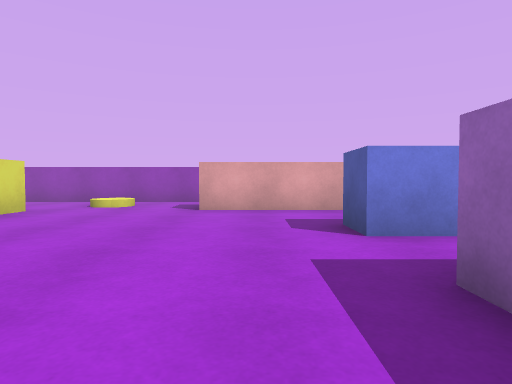
view 1 (above)

16 first-person views from a walk through a Unity game level. The camera is 0.62 m above the floor, tilts 2° down and sees 75° across. The floor is counted in squares, 1 m on a side. Each view is taken from the middle of a square. On the plan, view 1 faces up. The plan holds only what a view shows up to about 10 squares ahead; the rest is blank. The player character is not drawn.

view 2
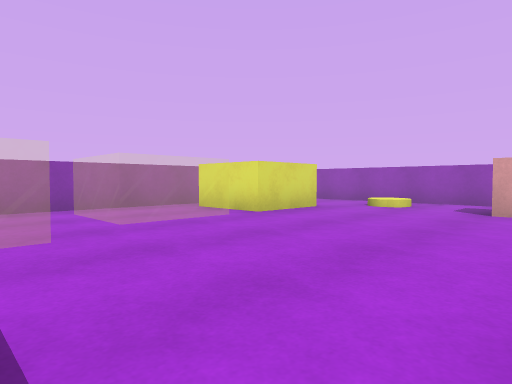

view 3
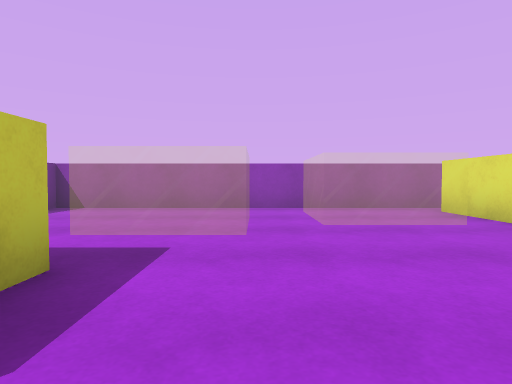

view 4
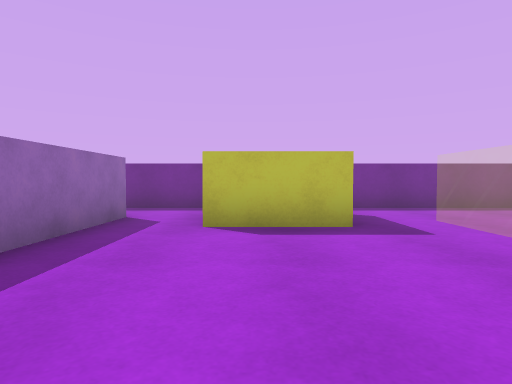

view 5
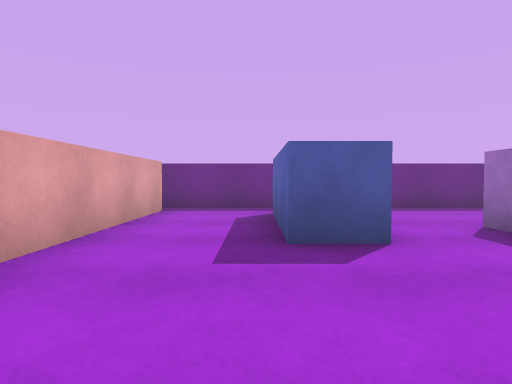

view 6
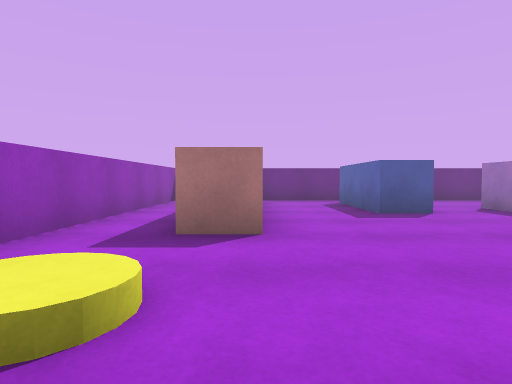

view 7
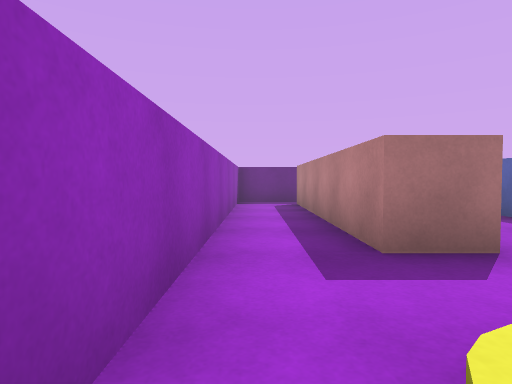

view 8
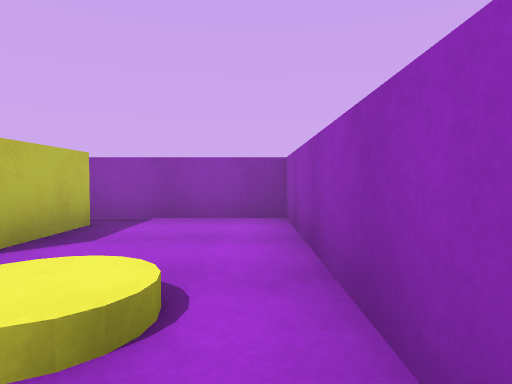

view 9
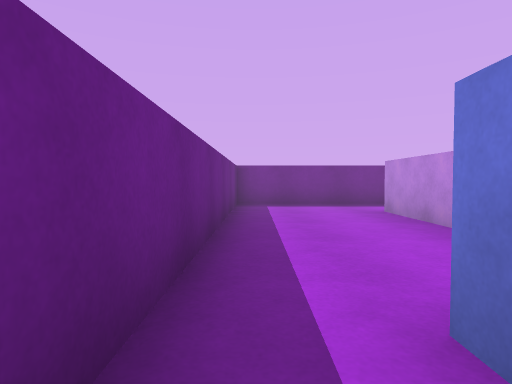

view 10
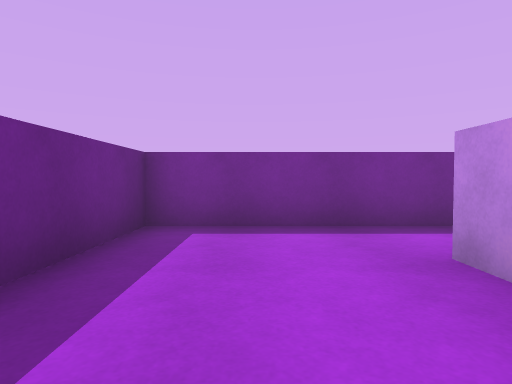

view 11
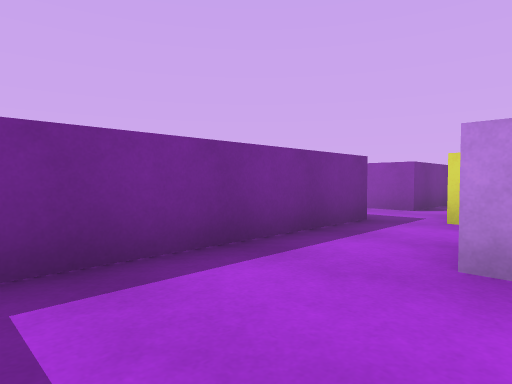

view 12
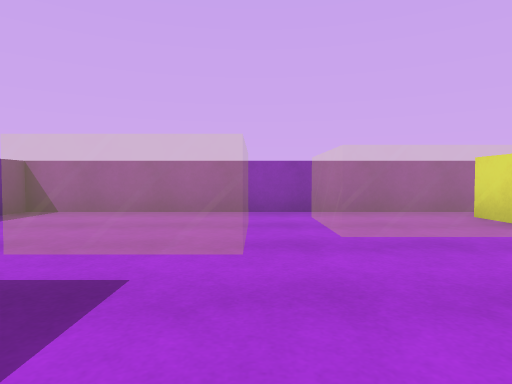

view 13
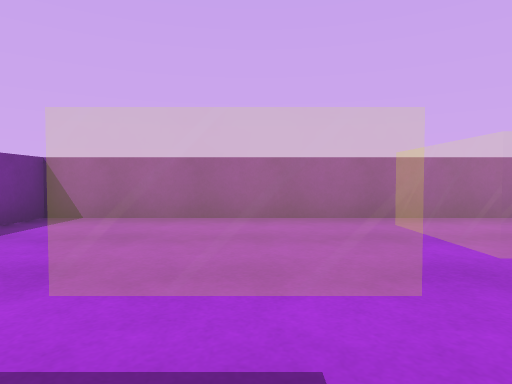

view 14
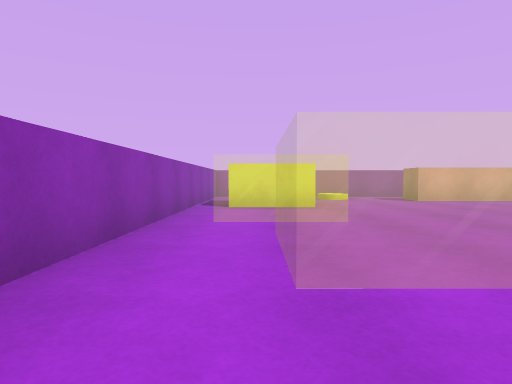

view 15
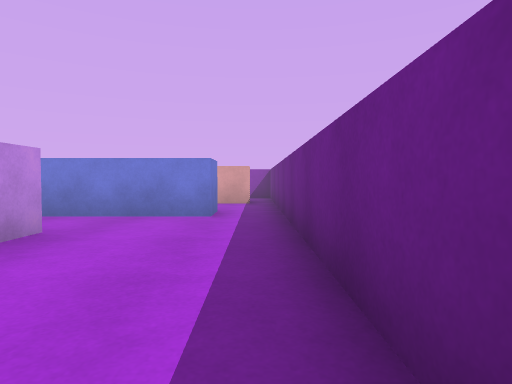

view 16
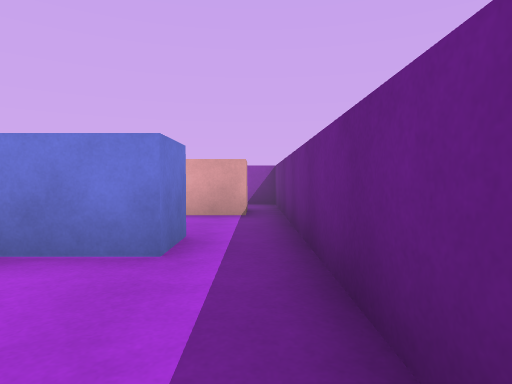

### Floor plan
Points are (right, up) in squares from view 1. A wall is a line through its corners. A room is listed if a view was taken in it or the views show most of it. See-through windows are left out.
Room 1 (views 1, 2, 3, 4, 5, 6, 7, 8, 9, 12, 13, 14)
walls: (1.2, 3.7) (1.2, 4.7) (4.2, 4.7); (1.2, -1.6) (1.2, 2); (5.5, 4.5) (5.5, 9.5) (-7.5, 9.5) (-7.5, -3.5) (-2, -3.5) (-2, -4.5); (4.8, 6.9) (-1.2, 6.9) (-1.2, 7.9) (4.8, 7.9)
ways out: opening at (1.5, -2.5) to room 2; opening at (2, 3) to room 2; opening at (5, 4) to room 2
objects: yellow block (-6, 5) to (-5, 6); yellow cylinder (-3, 8); yellow block (-2, -2) to (-1, -1)
Room 2 (views 10, 11, 15, 16)
walls: (1.5, 2) (2.4, 2) (2.4, -1.6); (4.2, 4.7) (4.2, 3.7) (1.2, 3.7); (-0.1, -3.5) (5.5, -3.5) (5.5, 4.5)
ways out: opening at (1.5, -2.5) to room 1; opening at (2, 3) to room 1; opening at (5, 4) to room 1

Where each view was taken, in squares from view 1:
view 1: 0 up, 0 right, facing up
view 2: 0 up, 0 right, facing up-left
view 3: 1 up, 0 right, facing left
view 4: 4 up, 1 left, facing down
view 5: 5 up, 2 left, facing right
view 6: 7 up, 5 left, facing right
view 7: 9 up, 4 left, facing right
view 8: 9 up, 2 left, facing left
view 9: 5 up, 5 right, facing down
view 10: 1 up, 4 right, facing down
view 11: 1 down, 5 right, facing down-left
view 12: 1 up, 1 left, facing left
view 13: 0 up, 2 left, facing left
view 14: 3 down, 6 left, facing up
view 15: 2 down, 5 right, facing up
view 16: 1 up, 5 right, facing up
